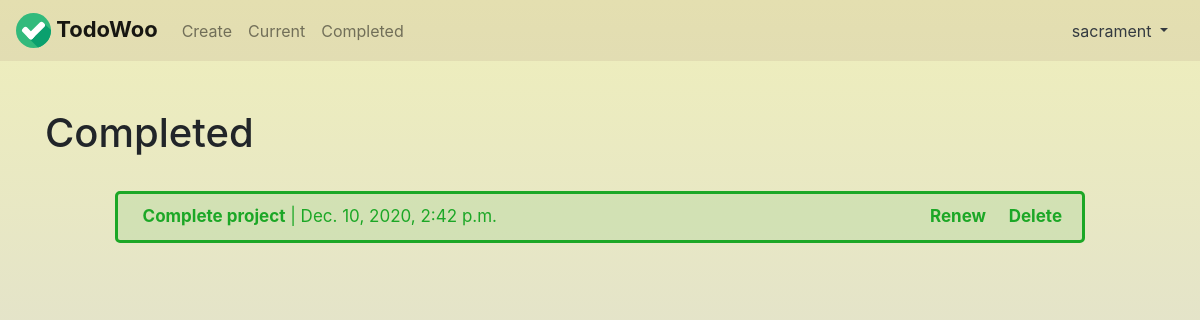
Page /completed/ (signed in) on the earlier database version.
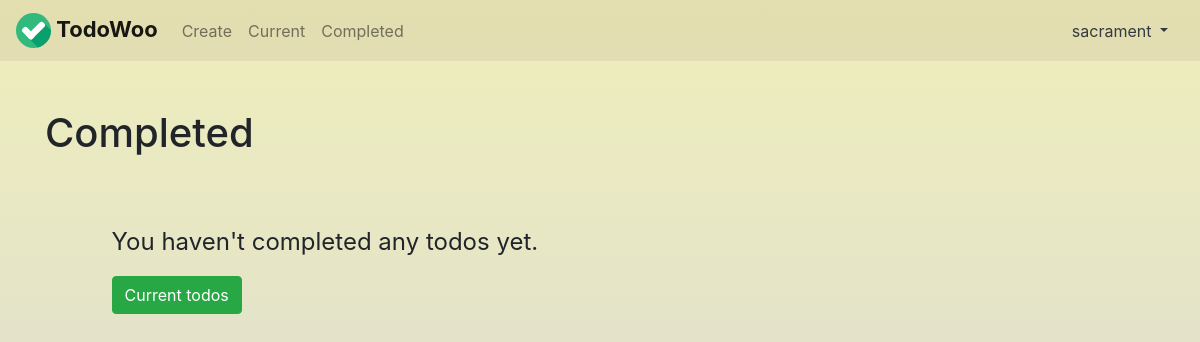
Same page on the later database version.
### todo/models.py (models this page shows, shortened)
class Todo(models.Model):
    title = models.CharField(max_length=100)
    memo = models.TextField(blank=True)
    created = models.DateTimeField(auto_now_add=True)
    datecompleted = models.DateTimeField(null=True, blank=True)
    important = models.BooleanField(default=False)
    user = models.ForeignKey(User, on_delete=models.CASCADE)

### todo/views.py (the view)
# urls.py: path('completed/', views.completedtodos, name='completedtodos'),
@login_required
def completedtodos(request):
    todos = Todo.objects.filter(user=request.user, datecompleted__isnull=False).order_by('-datecompleted')
    return render(request, 'todo/completedtodos.html', {'todos':todos, 'title':'TodoWoo', 'length':todos.__len__()})

### todo/templates/todo/completedtodos.html (shortened to what this page needs)
{% extends 'todo/base.html' %}
{% block content %}
<div class="container">
  <h1 class="todoheadings">Completed</h1>
  <div class="todocontainer">
    {% if length == 0 %}
      <br><br>
      <p class="home_paragraph">You haven't completed any todos yet.</p>
      <a href="{% url 'currenttodos' %}"><button class="btn btn-md btn-success" type="button" name="button">Current todos</button></a>
    {% else %}
      {% for todo in todos %}
      <div class='completedtodo row'>
        <div class="col">
          <b>{{ todo.title }}</b> {% if todo.memo != '' %}- {{ todo.memo|truncatechars:50 }} {% endif %} | {{ todo.datecompleted }}
        </div>
        <div class="col-1">
          <form class="" action="{% url 'renewtodo' todo.id %}" method="post">
            <input style="font-weight:bold;  padding: 0px;" class="deletebutton" type="submit" value="Renew" %}"></input>
          </form>
        </div>
        <div class="col-1">
          <form class="" action="{% url 'deletetodo' todo.id %}" method="post">
            <input style="font-weight:bold;  padding: 0px;" class="deletebutton" type="submit" value="Delete" %}"></input>
          </form>
        </div>
      </div>
      {% endfor %}
    {% endif %}
  </div>
</div>
{% endblock %}

Differences in the rows shown:
removed Todo: title "Complete project", datecompleted "Dec. 10, 2020, 2:42 p.m."
Other differences:
text now shown: "You haven't completed any todos yet. Current todos"
